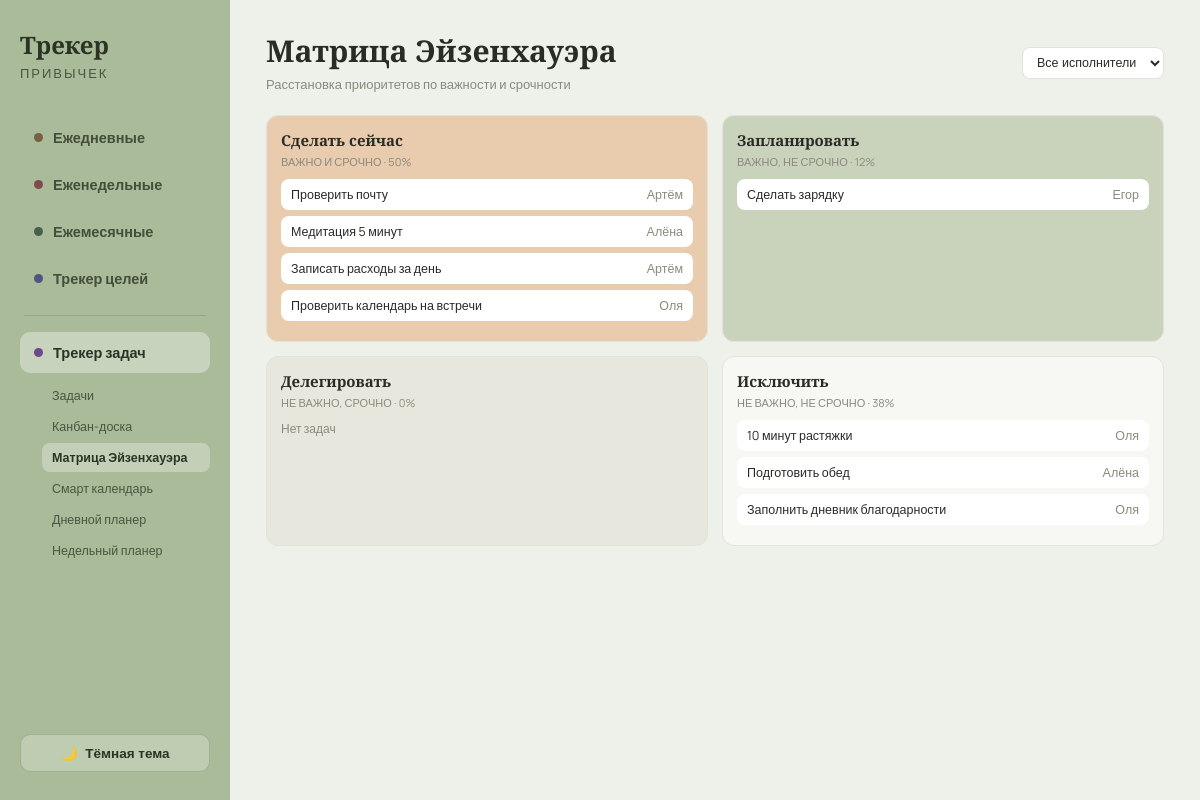
/tasks/matrix, run on the app's committed database.
### tables this page shows
CREATE TABLE tasks (
        id INTEGER PRIMARY KEY AUTOINCREMENT,
        title TEXT NOT NULL,
        due_date TEXT,
        assignee TEXT DEFAULT '',
        status TEXT NOT NULL DEFAULT 'Не начато',
        category TEXT DEFAULT '',
        priority TEXT NOT NULL DEFAULT 'Средний',
        important INTEGER NOT NULL DEFAULT 0,
        urgent INTEGER NOT NULL DEFAULT 0,
        description TEXT DEFAULT '',
        sort_order INTEGER DEFAULT 0
    );

### app.py (the view)
@app.route("/tasks/matrix")
def tasks_matrix():
    assignee = request.args.get("assignee") or None
    quads, pct = db.matrix_tasks(assignee=assignee)
    return render_template(
        "tasks_matrix.html", quads=quads, pct=pct,
        assignees=db.distinct_values("assignee"), f_assignee=assignee,
        active="tasks", tasks_tab="matrix",
    )

### app.py (called while the page is built)
def today_ym():
    t = date.today()
    return t.year, t.month

@app.context_processor
def inject_now():
    y, m = today_ym()
    return {"now_y": y, "now_m": m, "date": date}

### database.py (called while the page is built)
def get_db():
    conn = sqlite3.connect(DB_PATH)
    conn.row_factory = sqlite3.Row
    conn.execute("PRAGMA foreign_keys = ON")
    return conn

def _task_row_to_dict(r, today):
    d = dict(r)
    if d["due_date"]:
        due = date.fromisoformat(d["due_date"])
        d["days_left"] = (due - today).days
        d["overdue"] = due < today and d["status"] != "Выполнено"
    else:
        d["days_left"] = None
        d["overdue"] = False
    if d["important"] and d["urgent"]:
        d["quadrant"] = "Сделать сейчас"
    elif d["important"] and not d["urgent"]:
        d["quadrant"] = "Запланировать"
    elif not d["important"] and d["urgent"]:
        d["quadrant"] = "Делегировать"
    else:
        d["quadrant"] = "Исключить"
    return d

def get_tasks(status=None, priority=None, assignee=None, category=None, q=None):
    conn = get_db()
    sql = "SELECT * FROM tasks WHERE 1=1"
    params = []
    if status:
        sql += " AND status=?"; params.append(status)
    if priority:
        sql += " AND priority=?"; params.append(priority)
    if assignee:
        sql += " AND assignee=?"; params.append(assignee)
    if category:
        sql += " AND category=?"; params.append(category)
    if q:
        sql += " AND title LIKE ?"; params.append(f"%{q}%")
    sql += " ORDER BY sort_order, id"
    rows = conn.execute(sql, params).fetchall()
    conn.close()
    today = date.today()
    return [_task_row_to_dict(r, today) for r in rows]

def distinct_values(col):
    conn = get_db()
    rows = conn.execute(f"SELECT DISTINCT {col} FROM tasks WHERE {col}!='' ORDER BY {col}").fetchall()
    conn.close()
    return [r[0] for r in rows]

def matrix_tasks(assignee=None):
    tasks = get_tasks(assignee=assignee)
    tasks = [t for t in tasks if t["status"] != "Выполнено"]
    quads = {"Сделать сейчас": [], "Запланировать": [], "Делегировать": [], "Исключить": []}
    for t in tasks:
        quads[t["quadrant"]].append(t)
    total = len(tasks) or 1
    pct = {k: round(len(v) / total * 100) for k, v in quads.items()}
    return quads, pct

### templates/tasks_matrix.html (shortened to what this page needs)
{% extends "base.html" %}
{% block content %}
<div class="page-header">
  <div>
    <h1>Матрица Эйзенхауэра</h1>
    <p class="muted">Расстановка приоритетов по важности и срочности</p>
  </div>
  <form method="get" class="filters-bar">
    <select name="assignee" onchange="this.form.submit()">
      <option value="">Все исполнители</option>
    </select>
  </form>
</div>
<div class="matrix-grid">
  <div class="matrix-quad q1">
    <h3>Сделать сейчас</h3>
    <div class="q-sub">Важно и срочно &middot; {{ pct['Сделать сейчас'] }}%</div>
    {% for t in quads['Сделать сейчас'] %}
    <div class="matrix-task"><span>{{ t.title }}</span><span class="muted">{{ t.assignee }}</span></div>
    {% else %}<div class="muted" style="font-size:12px;">Нет задач</div>{% endfor %}
  </div>
  <div class="matrix-quad q2">
    <h3>Запланировать</h3>
    <div class="q-sub">Важно, не срочно &middot; {{ pct['Запланировать'] }}%</div>
    {% for t in quads['Запланировать'] %}
    <div class="matrix-task"><span>{{ t.title }}</span><span class="muted">{{ t.assignee }}</span></div>
    {% else %}<div class="muted" style="font-size:12px;">Нет задач</div>{% endfor %}
  </div>
  <div class="matrix-quad q3">
    <h3>Делегировать</h3>
    <div class="q-sub">Не важно, срочно &middot; {{ pct['Делегировать'] }}%</div>
    {% for t in quads['Делегировать'] %}
    <div class="matrix-task"><span>{{ t.title }}</span><span class="muted">{{ t.assignee }}</span></div>
    {% else %}<div class="muted" style="font-size:12px;">Нет задач</div>{% endfor %}
  </div>
  <div class="matrix-quad q4">
    <h3>Исключить</h3>
    <div class="q-sub">Не важно, не срочно &middot; {{ pct['Исключить'] }}%</div>
    {% for t in quads['Исключить'] %}
    <div class="matrix-task"><span>{{ t.title }}</span><span class="muted">{{ t.assignee }}</span></div>
    {% else %}<div class="muted" style="font-size:12px;">Нет задач</div>{% endfor %}
  </div>
</div>
{% endblock %}

### static/css/style.css (style rules this page uses)
:root, [data-theme="light"] { --bg: #EEF1E9; --panel-bg: #F7F7F3; --card-bg: #FFFFFF; --text: #2B2B26; --muted: #8A8A7E; --border: #E3E3D9; --sage: #8FA07E; --sage-light: #C9D3BC; --terracotta: #C99268; --terracotta-light: #E9CBAE; --sidebar-bg: #A9BB98; --sidebar-text: #2B3324; --donut-bg: #E7E7DD; --grid-line: #EAEAE0; --done-bg: #DCE6D3; --shadow: 0 2px 10px rgba(0,0,0,0.05); }
* { box-sizing: border-box; }
body { margin: 0; font-family: "Manrope", sans-serif; background: var(--bg); color: var(--text); transition: background .2s, color .2s; }
h1, h3, .brand-title { font-family: "Playfair Display", serif; }
.page-header { display: flex; justify-content: space-between; align-items: flex-end; margin-bottom: 22px; }
.page-header h1 { margin: 0; font-size: 30px; }
.muted { color: var(--muted); }
.page-header p { margin: 4px 0 0; font-size: 13px; }
.filters-bar { display: flex; flex-wrap: wrap; gap: 8px; margin-bottom: 14px; align-items: center; }
.filters-bar select, .filters-bar input[type=text] { padding: 7px 10px; border-radius: 8px; border: 1px solid var(--border); background: var(--card-bg); color: var(--text); font-size: 12.5px; }
.matrix-grid { display: grid; grid-template-columns: 1fr 1fr; gap: 14px; }
.matrix-quad { border-radius: 12px; padding: 14px; border: 1px solid var(--border); min-height: 180px; }
.matrix-quad h3 { margin: 0 0 4px; font-size: 15px; }
.matrix-quad .q-sub { font-size: 11px; color: var(--muted); margin-bottom: 10px; text-transform: uppercase; }
.matrix-quad.q1 { background: var(--terracotta-light); }
.matrix-quad.q2 { background: var(--sage-light); }
.matrix-quad.q3 { background: var(--donut-bg); }
.matrix-quad.q4 { background: var(--panel-bg); }
.matrix-task { background: var(--card-bg); border-radius: 8px; padding: 7px 10px; margin-bottom: 6px; font-size: 12.5px; display:flex; justify-content:space-between; gap:8px; }

### data on the page
tasks: title "Проверить почту", assignee "Артём"
tasks: title "Медитация 5 минут", assignee "Алёна"
tasks: title "Записать расходы за день", assignee "Артём"
tasks: title "Проверить календарь на встречи", assignee "Оля"
tasks: title "Сделать зарядку", assignee "Егор"
tasks: title "10 минут растяжки", assignee "Оля"
tasks: title "Подготовить обед", assignee "Алёна"
tasks: title "Заполнить дневник благодарности", assignee "Оля"

### other printed values
{{ pct['Сделать сейчас'] }} "50"
{{ pct['Запланировать'] }} "12"
{{ pct['Делегировать'] }} "0"
{{ pct['Исключить'] }} "38"
